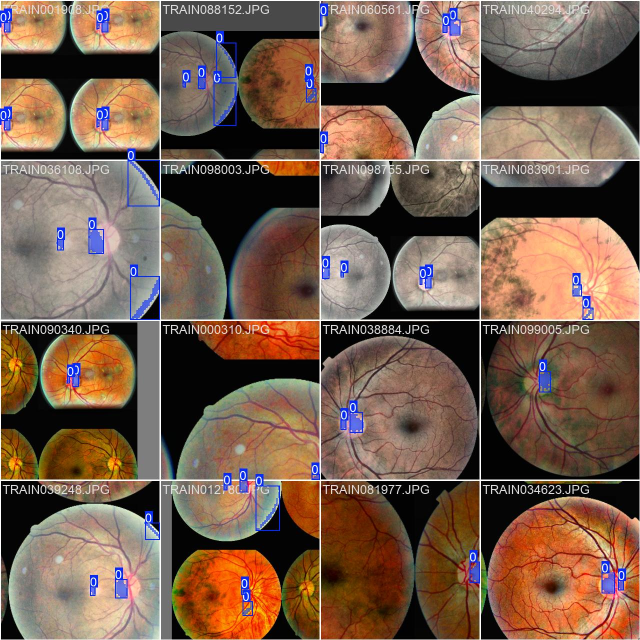
#> input picture YOLOv8/runs/segment/train12/train_batch0.jpg, 1280 x 1280 px (shown at 1/2 size); its folder holds only this picture in this run
$ python -i Images_Preprocessing.py   (imports and definitions only)
#> lines starting #> are read from the running program, lines starting #| are printed output that depends on the picture
import os
import cv2
import numpy as np
from PIL import Image
from tqdm import tqdm
import time

def apply_clahe(img, clip_limit=3.0, tile_grid_size=(8, 8)):
    """Applying CLAHE contrast enhancement on each color channel separately."""
#> called with clip_limit = 3, tile_grid_size = (8, 8)
    img = cv2.cvtColor(np.array(img), cv2.COLOR_RGB2BGR)
#> img is the input picture: shape (1280, 1280, 3); mean B, G, R 76.4, 92.8, 118.3
    r, g, b = cv2.split(img)
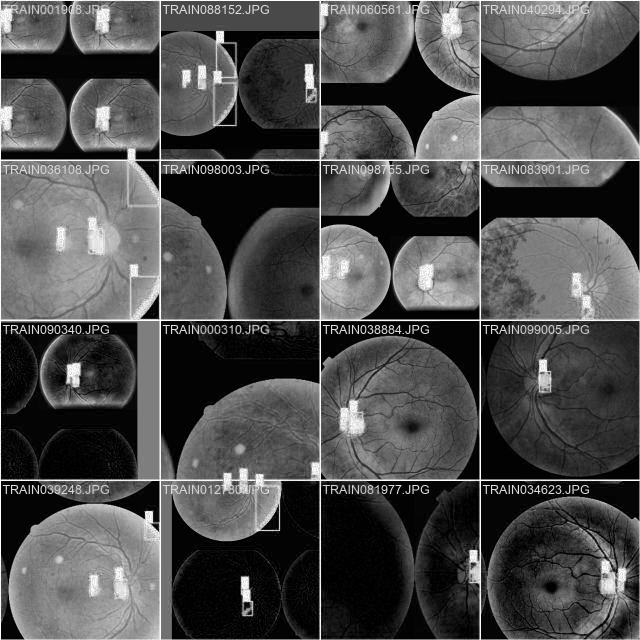
#> r: shape (1280, 1280) (shown at 1/2 size); min 0, max 255, mean 76.4
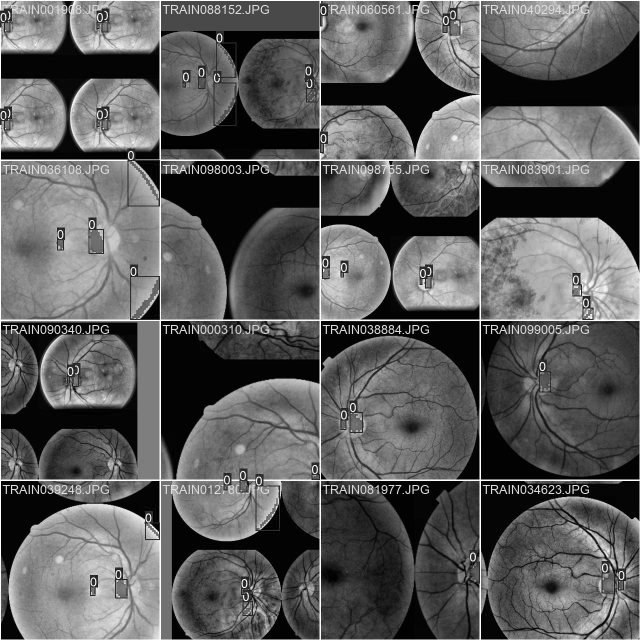
#> g: shape (1280, 1280) (shown at 1/2 size); min 0, max 255, mean 92.8
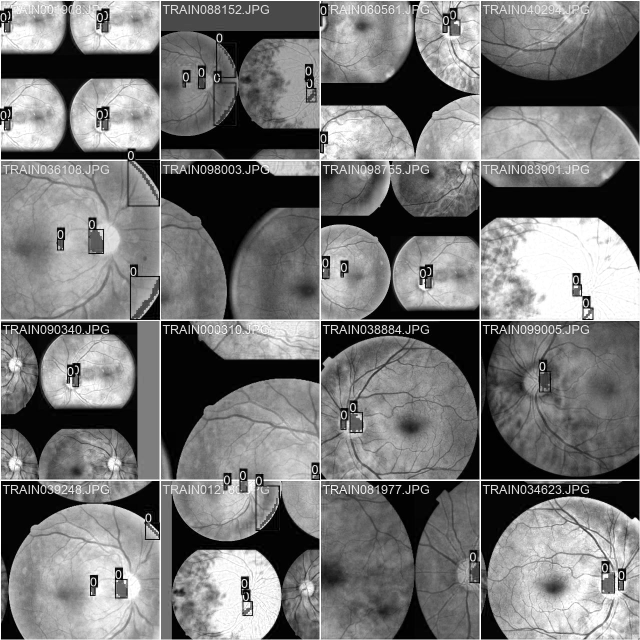
#> b: shape (1280, 1280) (shown at 1/2 size); min 0, max 255, mean 118.3
    clahe = cv2.createCLAHE(clipLimit=clip_limit, tileGridSize=tile_grid_size)
    r_clahe, g_clahe, b_clahe = clahe.apply(r), clahe.apply(g), clahe.apply(b)
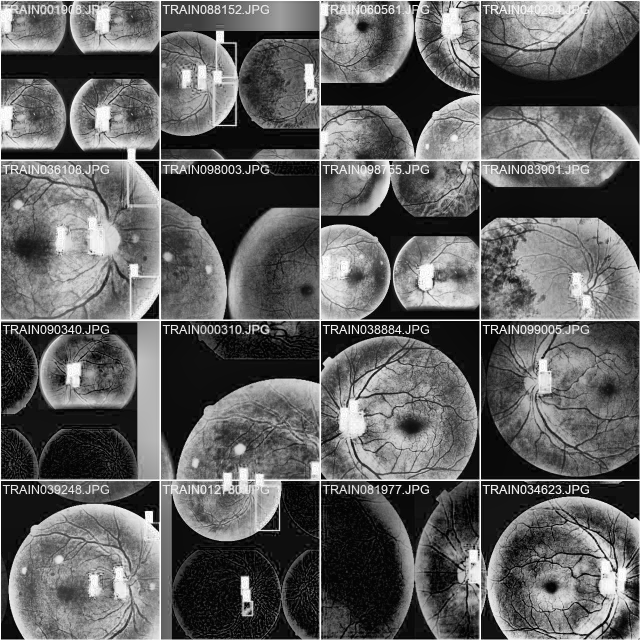
#> r_clahe: shape (1280, 1280) (shown at 1/2 size); min 0, max 255, mean 96.7
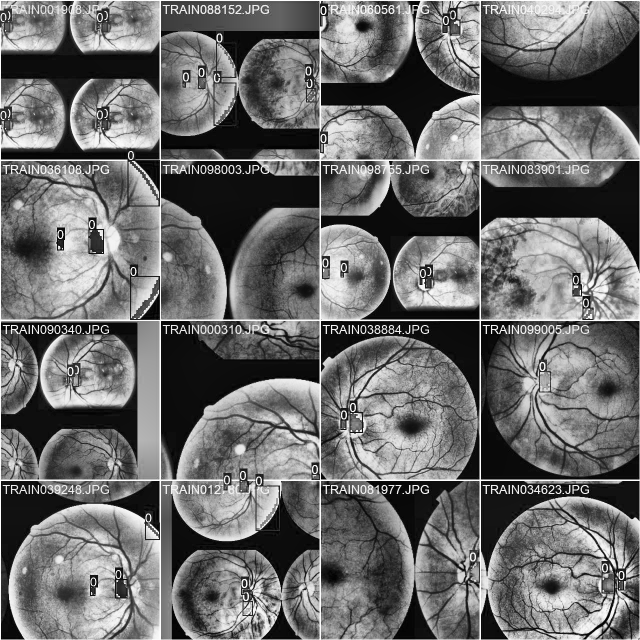
#> g_clahe: shape (1280, 1280) (shown at 1/2 size); min 0, max 255, mean 108.1
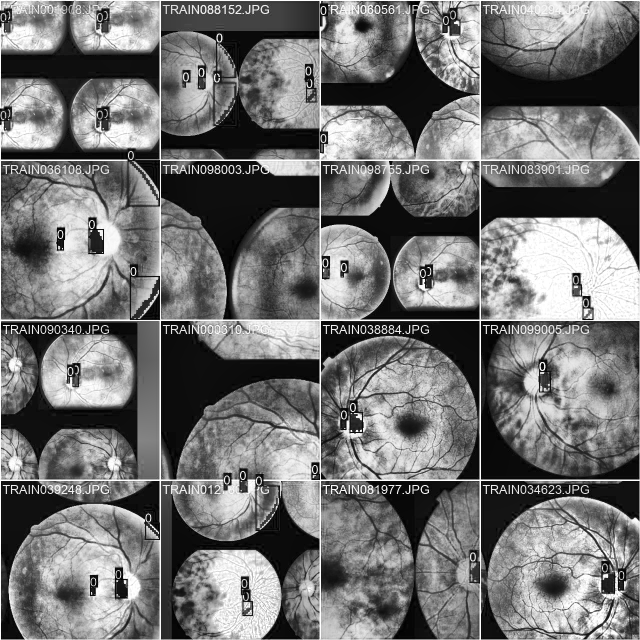
#> b_clahe: shape (1280, 1280) (shown at 1/2 size); min 0, max 255, mean 115.4
    clahe_img = cv2.merge([r_clahe, g_clahe, b_clahe])
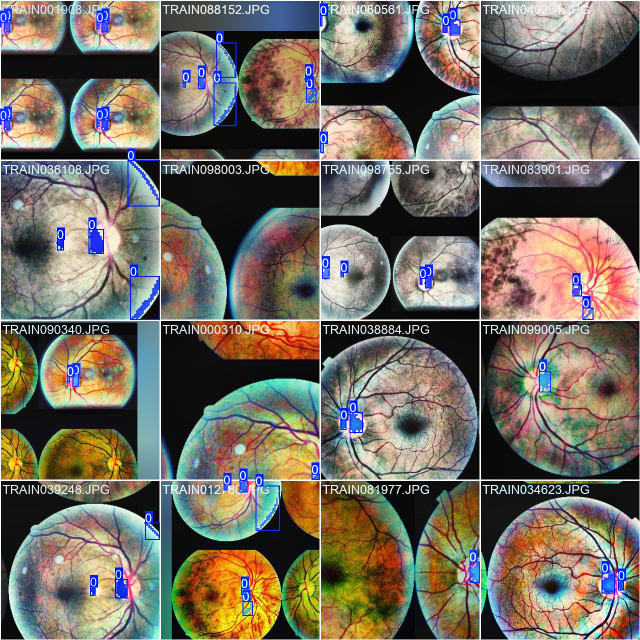
#> clahe_img: shape (1280, 1280, 3) (shown at 1/2 size); mean of channels 0, 1, 2 96.7, 108.1, 115.4; drawn as B, G, R
    return cv2.cvtColor(clahe_img, cv2.COLOR_BGR2RGB)

# [62 lines left out: functions trim_and_resize, process_and_save_images, not called in this run]

# [12 lines not run here, left out]


>>> import cv2
>>> picture = cv2.cvtColor(cv2.imread('../YOLOv8/runs/segment/train12/train_batch0.jpg'), cv2.COLOR_BGR2RGB)
>>> result = apply_clahe(picture)

$ run again, on YOLOv8/runs/segment/train12/train_batch1.jpg
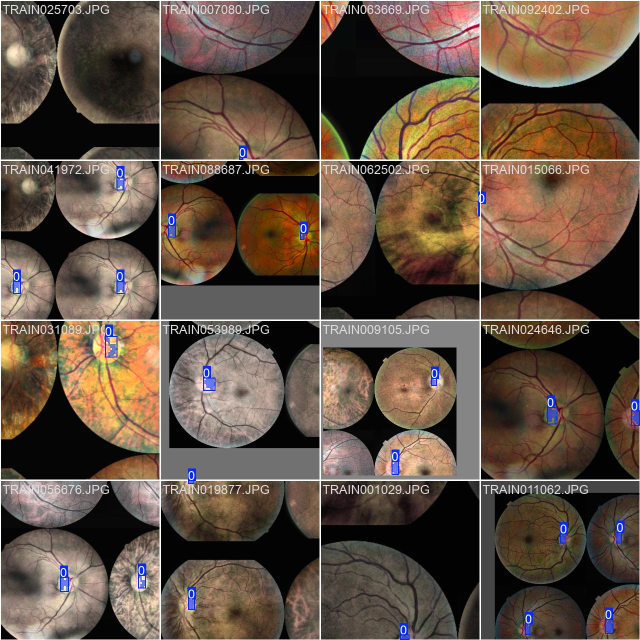
#> input picture YOLOv8/runs/segment/train12/train_batch1.jpg, 1280 x 1280 px (shown at 1/2 size)
#> in apply_clahe, img is the input picture: shape (1280, 1280, 3); mean B, G, R 66.6, 80, 97
#> in apply_clahe, `r_clahe, g_clahe, b_clahe = clahe.apply(r), clahe.apply(g), clahe.appl..`:
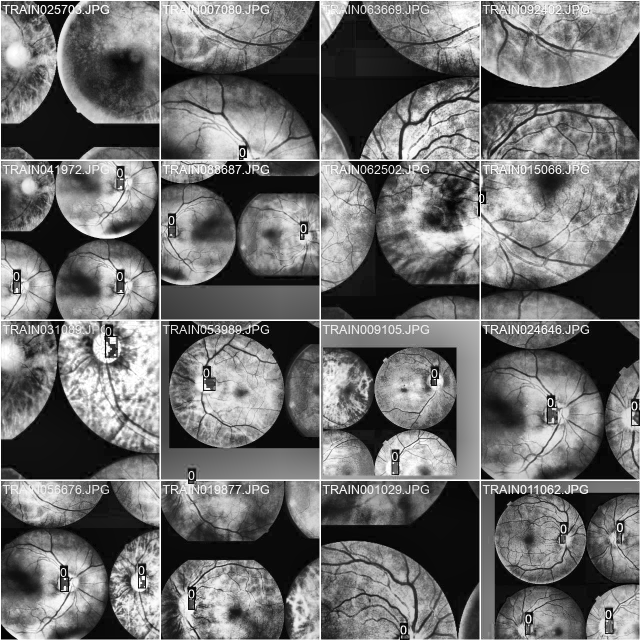
#> b_clahe: shape (1280, 1280) (shown at 1/2 size); min 0, max 255, mean 108.8
#> in apply_clahe, `clahe_img = cv2.merge([r_clahe, g_clahe, b_clahe])`:
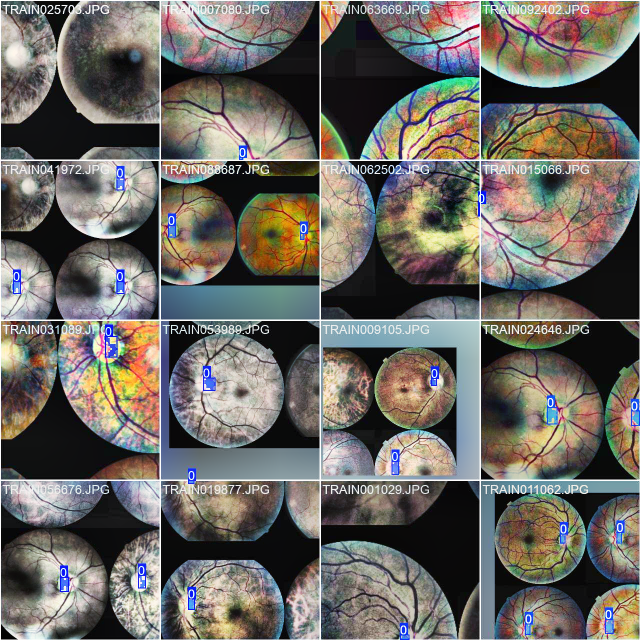
#> clahe_img: shape (1280, 1280, 3) (shown at 1/2 size); mean of channels 0, 1, 2 99, 104.8, 108.8; drawn as B, G, R

$ run again, on YOLOv8/runs/segment/train12/train_batch159750.jpg
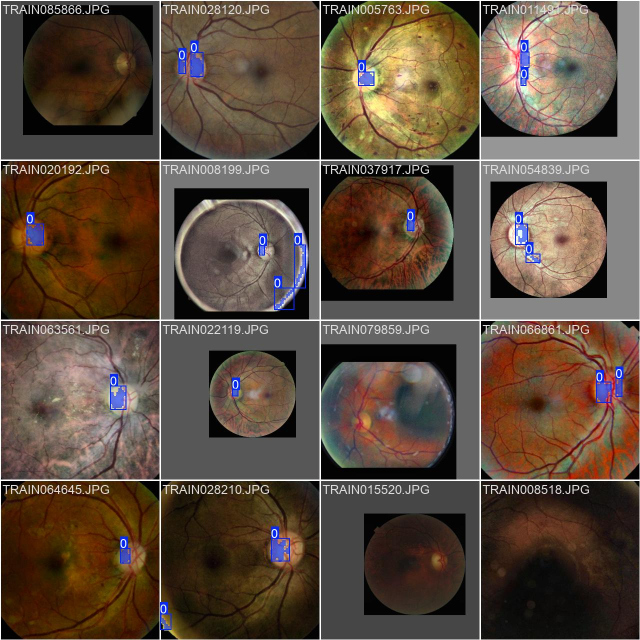
#> input picture YOLOv8/runs/segment/train12/train_batch159750.jpg, 1280 x 1280 px (shown at 1/2 size)
#> in apply_clahe, img is the input picture: shape (1280, 1280, 3); mean B, G, R 62.3, 75.9, 92.7
#> in apply_clahe, `r_clahe, g_clahe, b_clahe = clahe.apply(r), clahe.apply(g), clahe.appl..`:
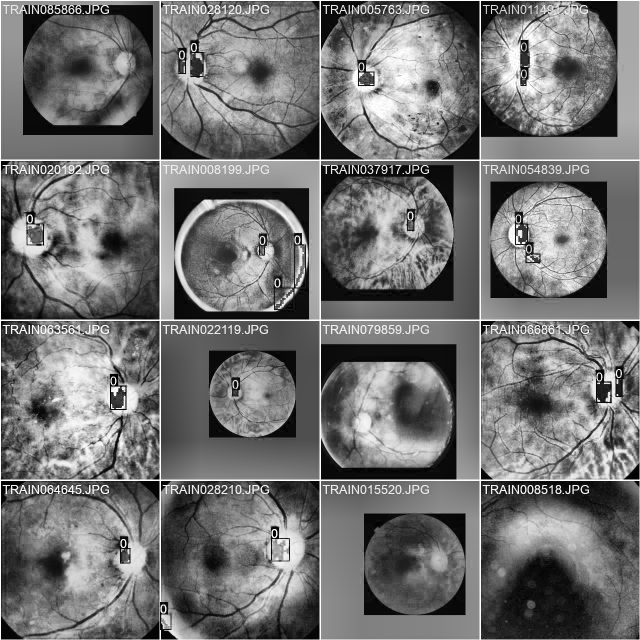
#> b_clahe: shape (1280, 1280) (shown at 1/2 size); min 0, max 255, mean 114.1
#> in apply_clahe, `clahe_img = cv2.merge([r_clahe, g_clahe, b_clahe])`:
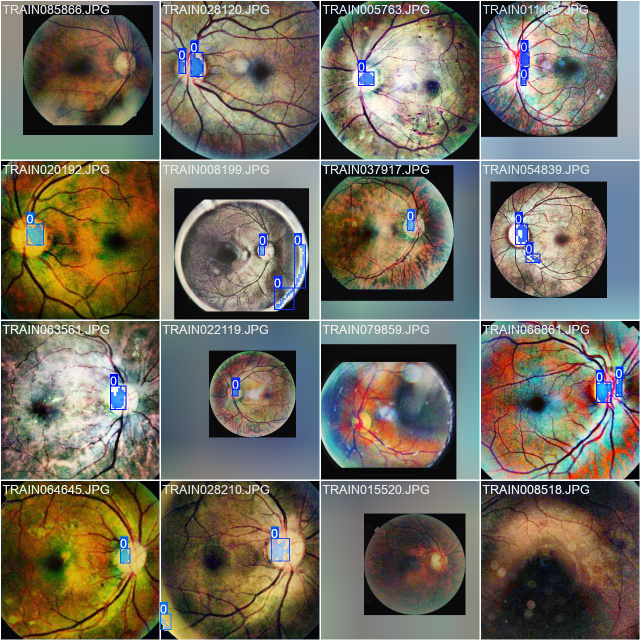
#> clahe_img: shape (1280, 1280, 3) (shown at 1/2 size); mean of channels 0, 1, 2 93.2, 107.4, 114.1; drawn as B, G, R

$ run again, on YOLOv8/runs/segment/train12/train_batch159751.jpg
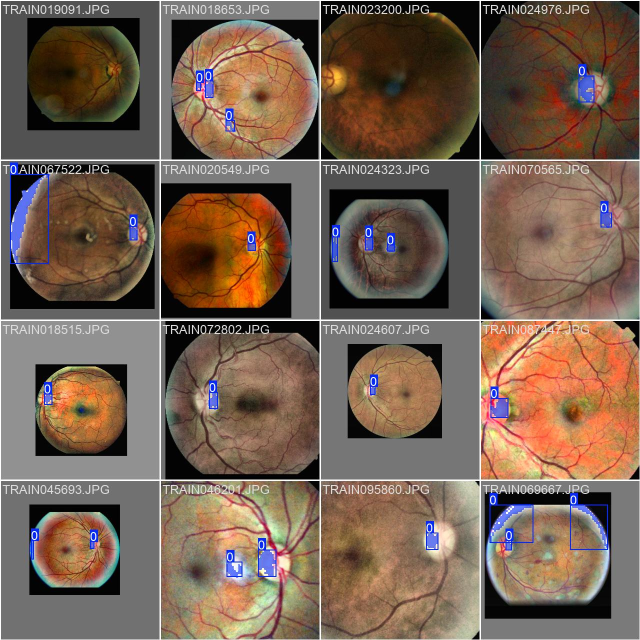
#> input picture YOLOv8/runs/segment/train12/train_batch159751.jpg, 1280 x 1280 px (shown at 1/2 size)
#> in apply_clahe, img is the input picture: shape (1280, 1280, 3); mean B, G, R 82.3, 97.4, 118.7
#> in apply_clahe, `clahe_img = cv2.merge([r_clahe, g_clahe, b_clahe])`:
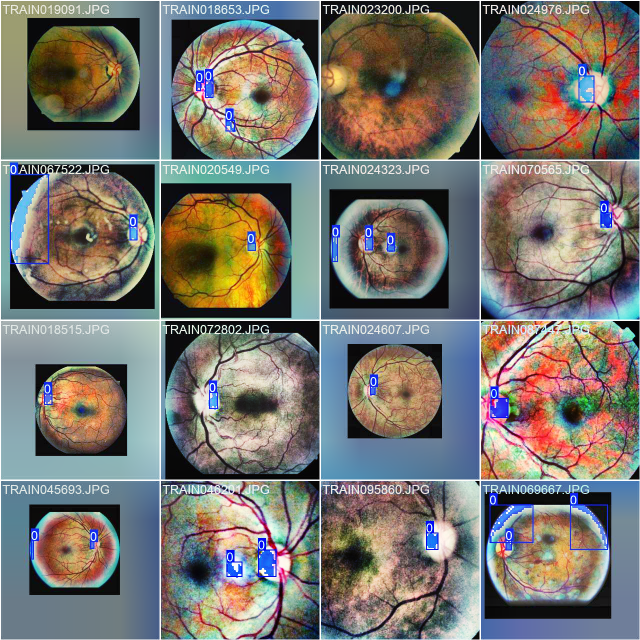
#> clahe_img: shape (1280, 1280, 3) (shown at 1/2 size); mean of channels 0, 1, 2 111.2, 117.2, 120.7; drawn as B, G, R
